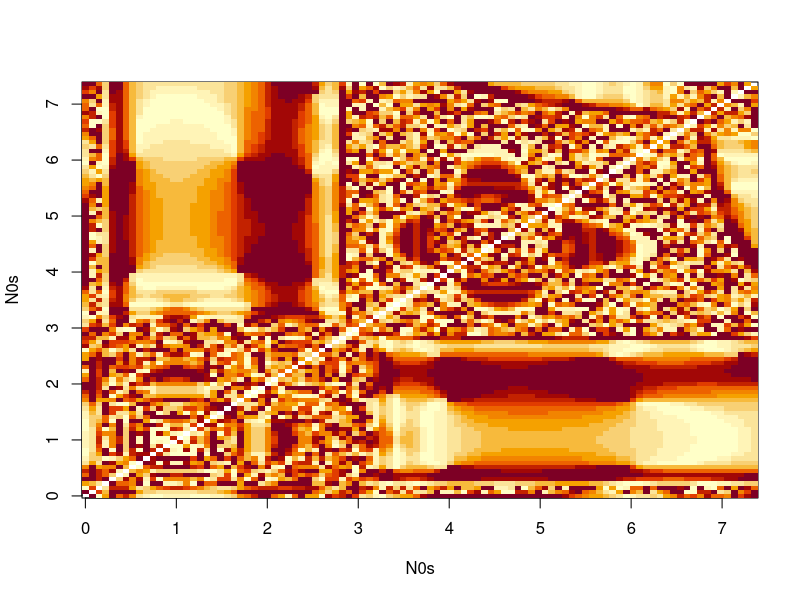

Generate this figure with R:
rm(list=ls()) #clear workspace

#set parameters
lambda = 20 #population growth coefficient
a = 1 #intraspecific competition term
d = 0.04 #dispersal coefficient
p = 2 #number of patches
#N0 = runif(p)*10 #initial conditions
tf = 500 #number of time steps
N0s = seq(0,lambda/exp(1),length.out=100) #vector of initial conditions to test


#create dispersal matrix
D = matrix(d/(p-1),p,p) #create disperal matrix with uniform dispersal
diag(D) = 1-d

N = matrix(0,tf,p) #create variable space for individual run outputs
final.Ns = array(0, dim = c(rep(length(N0s), p), p))

ricker.growth = function(N, lambda, a) { #density dependent growth function
	N2 = lambda*N*exp(-a*N)
	return(N2)
	}


for(k in 1:length(N0s)) {
  for(j in 1:length(N0s)) {
    N[1,] = c(N0s[j], N0s[k]) #set initial conditions from N0s

    for(i in 1:(tf-1)) { #for each time i...
    	N[i+1,] = D%*%ricker.growth(N[i,], lambda, a) #calculate next values of N
    	}
    	
    final.Ns[k,j,] = N[tf,]
    }
  }

image(N0s,N0s,log(abs(final.Ns[,,1] - final.Ns[,,2])))
